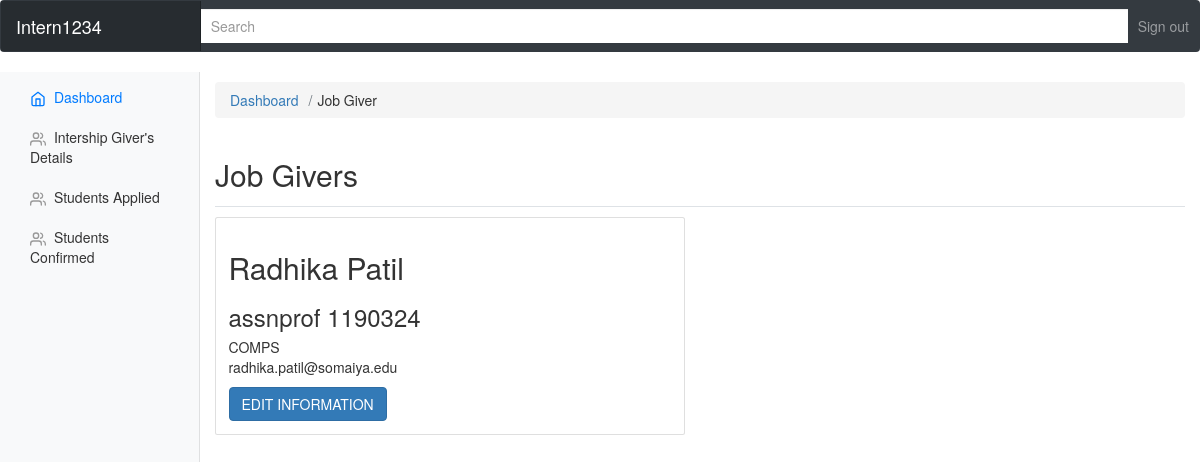
Page /teacher_shreya_new/jobgiver.php (signed in) on the committed database.
### tables this page shows
CREATE TABLE `teachers_signin` (
  `fname` varchar(20) NOT NULL,
  `lname` varchar(20) NOT NULL,
  `username` varchar(20) NOT NULL,
  `userpass` varchar(8) NOT NULL,
  `position` varchar(40) NOT NULL,
  `branch` varchar(40) NOT NULL,
  `faculty_num` varchar(10) NOT NULL,
  `dob` date NOT NULL,
  `email_id` varchar(30) NOT NULL,
  `pno` varchar(10) NOT NULL,
  `gender` varchar(10) NOT NULL,
  `working_addr` varchar(30) NOT NULL
);

### teacher_shreya_new/jobgiver.php (the view, shortened to what this page needs)
<?php include('include/header.php');   ?>
<?php include('include/sidebar.php');   ?>
        <main role="main" class="col-md-9 ml-sm-auto col-lg-10 pt-3 px-4">
        <nav aria-label="breadcrumb">
                 <ol class="breadcrumb">
                 <li class="breadcrumb-item"><a href="teacherdashboard.php">Dashboard</a></li>
                 <li class="breadcrumb-item"><a href="#"></a>Job Giver</li>
                 </ol>
               </nav>
          <div class="d-flex justify-content-between flex-wrap flex-md-nowrap align-items-center pb-2 mb-3 border-bottom">
          <h1 class="h2">Job Givers</h1>
          </div>
          <?php
          $user = $_SESSION['username'];
           include("config.php");
           $query = mysqli_query($conn, "select * from teachers_signin where username = '$user'");
            while($row = mysqli_fetch_array($query)){
        ?>
          <div class="continer">
            <div class="row">
              <div class="col-md-6">
                <div class="card">
                  <div class="card-body">
                    <h2 class="card-title"><?php  echo $row['fname']; echo"&nbsp";echo $row['lname'];  ?></h2>
                    <h3 class="card-title"><?php  echo $row['position'];echo"&nbsp";echo $row['faculty_num'];   ?></h3>
                    <p class="card-text">
                      <?php  echo $row['branch'];  echo "<br>";?>
                      <?php  echo $row['email_id'];  ?>
                    </p>
                    <a onClick="return confirm('Please confirm edition');" href="teacheredit.php?edit=<?php echo $row['email']; ?>" class="btn btn-primary">EDIT INFORMATION</a>
                  </div>
                </div>
              </div>
            </div>
          </div>
          <?php
            }
          ?>
           </div>
      </div>
  </body>
</html>

### admin/css/dashboard.css (style rules this page uses)
body { font-size: 0.875rem; }
.border-bottom { border-bottom: 1px solid #e5e5e5; }

### rows in the picture
teachers_signin: fname "Radhika", lname "Patil", position "assnprof", faculty_num "1190324", branch "COMPS", email "radhika.patil@somaiya.edu"
